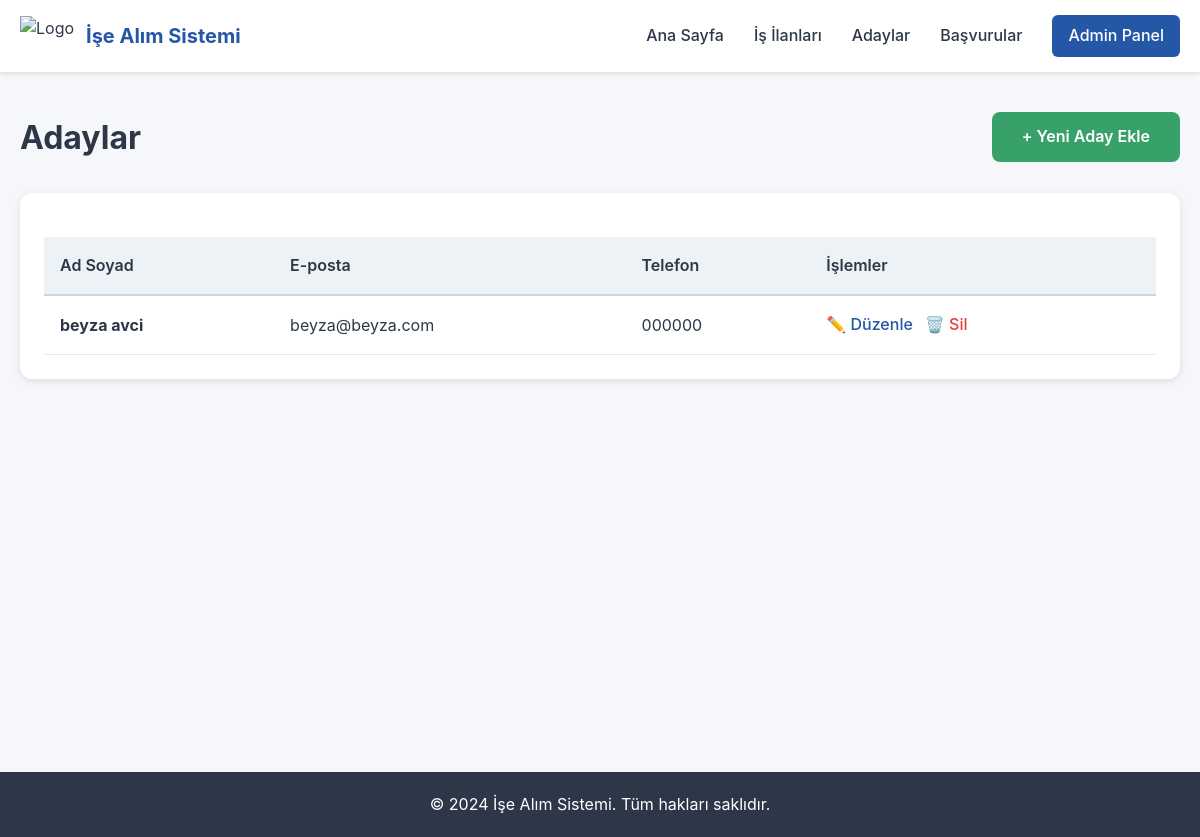
The page /candidates/ on the database as committed earlier.
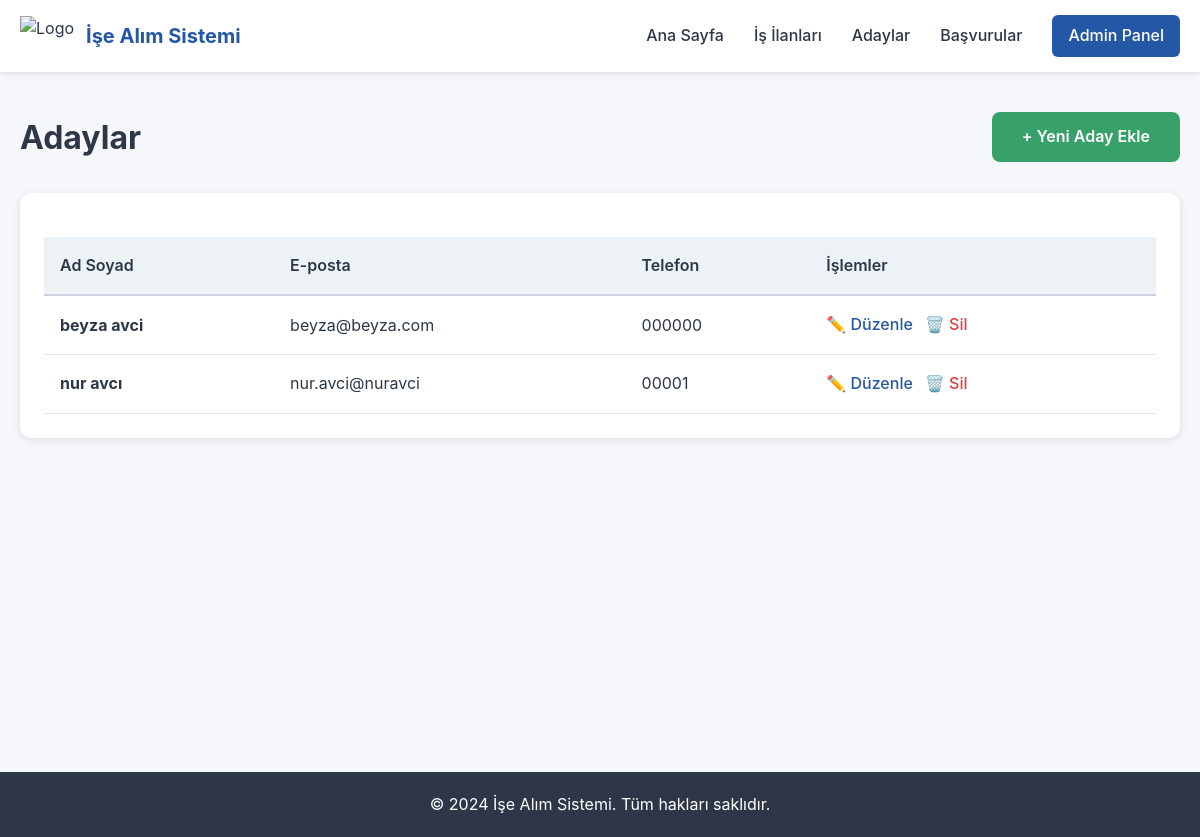
The same page on the database as committed later.
### recruitment/models.py (models this page shows, shortened)
class Candidate(models.Model):
    first_name = models.CharField(max_length=100)
    last_name = models.CharField(max_length=100)
    email = models.EmailField()
    phone = models.CharField(max_length=15)

### recruitment/views.py (the view)
# urls.py: path('candidates/', views.candidate_list, name='candidate_list'),
def candidate_list(request):
    candidates = Candidate.objects.all()
    return render(request, 'candidate_list.html', {'candidates': candidates})

### templates/candidate_list.html (shortened to what this page needs)
{% extends 'base.html' %}
{% block content %}
<div class="container">
    <div class="page-header">
        <h1>Adaylar</h1>
        <a href="{% url 'candidate_create' %}" class="btn btn-success">+ Yeni Aday Ekle</a>
    </div>
    <div class="table-container">
        <table>
            <thead>
                <tr>
                    <th>Ad Soyad</th>
                    <th>E-posta</th>
                    <th>Telefon</th>
                    <th>İşlemler</th>
                </tr>
            </thead>
            <tbody>
                {% for candidate in candidates %}
                <tr>
                    <td><strong>{{ candidate.first_name }} {{ candidate.last_name }}</strong></td>
                    <td>{{ candidate.email }}</td>
                    <td>{{ candidate.phone }}</td>
                    <td class="actions">
                        <a href="{% url 'candidate_update' candidate.pk %}">✏️ Düzenle</a>
                        <a href="{% url 'candidate_delete' candidate.pk %}" class="delete-link" onclick="return confirmDelete(event, '{{ candidate.first_name }} {{ candidate.last_name }}')">🗑️ Sil</a>
                    </td>
                </tr>
                {% endfor %}
            </tbody>
        </table>
    </div>
</div>
{% endblock %}

### templates/base.html (shortened to what this page needs)
{% load static %}
<!DOCTYPE html>
<html lang="tr">
<head>
    <link rel="stylesheet" href="{% static 'css/style.css' %}">
</head>
<body>
    <nav class="navbar">
        <div class="container">
            <div class="nav-brand">
               <img src="{% static 'images/logo.png' %}" alt="Logo" class="logo">
                <span class="brand-name">İşe Alım Sistemi</span>
            </div>
            <div class="nav-links">
                <a href="{% url 'home' %}" class="nav-link">Ana Sayfa</a>
                <a href="{% url 'job_list' %}" class="nav-link">İş İlanları</a>
                <a href="{% url 'candidate_list' %}" class="nav-link">Adaylar</a>
                <a href="{% url 'application_list' %}" class="nav-link">Başvurular</a>
                <a href="/admin/" class="nav-link admin-link" target="_blank">Admin Panel</a>
            </div>
        </div>
    </nav>
    <main class="main-content">
        {% block content %}
        {% endblock %}
    </main>
    <footer class="footer">
        <div class="container">
            <p>&copy; 2024 İşe Alım Sistemi. Tüm hakları saklıdır.</p>
        </div>
    </footer>
</body>
</html>

### static/css/style.css (style rules this page uses)
* { margin: 0; padding: 0; box-sizing: border-box; }
body { font-family: -apple-system, BlinkMacSystemFont, 'Segoe UI', Roboto, Oxygen, Ubuntu, sans-serif; background-color: #f5f7fa; color: #2d3748; line-height: 1.6; }
.container { max-width: 1200px; margin: 0 auto; padding: 0 20px; }
.navbar { background-color: #ffffff; box-shadow: 0 2px 4px rgba(0,0,0,0.1); position: sticky; top: 0; z-index: 1000; }
.navbar .container { display: flex; justify-content: space-between; align-items: center; padding: 15px 20px; }
.nav-brand { display: flex; align-items: center; gap: 12px; }
.logo { height: 40px; width: auto; }
.brand-name { font-size: 20px; font-weight: 700; color: #2557a7; }
.nav-links { display: flex; gap: 30px; align-items: center; }
.nav-link { text-decoration: none; color: #2d3748; font-weight: 500; transition: color 0.3s; }
.admin-link { background-color: #2557a7; color: white !important; padding: 8px 16px; border-radius: 6px; }
.main-content { min-height: calc(100vh - 160px); padding: 40px 0; }
.btn { display: inline-block; padding: 12px 30px; border-radius: 8px; text-decoration: none; font-weight: 600; transition: all 0.3s; border: none; cursor: pointer; font-size: 16px; }
.btn-success { background-color: #38a169; color: white; }
.table-container { background: white; border-radius: 12px; padding: 24px; box-shadow: 0 2px 8px rgba(0,0,0,0.1); overflow-x: auto; }
.page-header { display: flex; justify-content: space-between; align-items: center; margin-bottom: 30px; }
.page-header h1 { color: #2d3748; font-size: 32px; }
table { width: 100%; border-collapse: collapse; margin-top: 20px; }
thead { background-color: #edf2f7; }
th { padding: 16px; text-align: left; font-weight: 600; color: #2d3748; border-bottom: 2px solid #cbd5e0; }
td { padding: 16px; border-bottom: 1px solid #e2e8f0; }
.actions { display: flex; gap: 12px; }
.actions a { color: #2557a7; text-decoration: none; font-weight: 500; }
.delete-link { color: #e53e3e !important; }
.footer { background-color: #2d3748; color: white; padding: 20px 0; text-align: center; margin-top: 60px; }

Rows that differ between the two databases and show on the page:
added Candidate: first_name "nur", last_name "avcı", email "nur.avci@nuravci", phone "00001"
